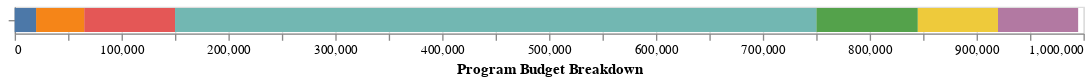

Here is the notebook cell this chart was saved with:
### Markdown cell above
Back in the day, I was the data manager for two federal grants that were implemented by a state government.  Our grant provided direct services for citizens, so a portion of the grant was earmarked for those costs.  We were required to spend a certain percentage of grant funds on direct services.  

The program I worked for required a 60/40 split when it came to direct services.  This means we had to spend at least 60% of our allotted money on paying for medical services for our participants.  The grant also required that we report very specific data elements from those services. 

For the sake of easy math, let's say the program was granted $1,000,000.

### Code cell
#hide-input
breakdown = pd.DataFrame({'Resource':['Program Administrator','Data Manager', 'Case Manager','Program Specialist','Program Coordinator', 'Administrative', 'Direct Services'],
                         'Budget': [95000, 85000, 45000,75000,75000,20000,600000,]
                         })
breakdown["Program"] = "Program"

budget = alt.Chart(breakdown).mark_bar().encode(
    x=alt.X('Budget', title='Program Budget Breakdown'),
    y=alt.Y('Program', axis=alt.Axis(labels=False, title ='')),
    color=alt.Color('Resource', legend=None),
    tooltip=['Resource', 'Budget']
).configure_view(continuousHeight=600, continuousWidth=800)

budget

### Figure 1 — Vega-Lite specification as saved in the notebook (floating-point values rounded to 4 significant figures)
{"config": {"view": {"continuousWidth": 800, "continuousHeight": 600}}, "data": {"name": "data-9639842df9b0f59516eabceac07ec489"}, "mark": "bar", "encoding": {"color": {"type": "nominal", "field": "Resource", "legend": null}, "tooltip": [{"type": "nominal", "field": "Resource"}, {"type": "quantitative", "field": "Budget"}], "x": {"type": "quantitative", "field": "Budget", "title": "Program Budget Breakdown"}, "y": {"type": "nominal", "axis": {"labels": false, "title": ""}, "field": "Program"}}, "$schema": "https://vega.github.io/schema/vega-lite/v4.8.1.json", "datasets": {"data-9639842df9b0f59516eabceac07ec489": [{"Resource": "Program Administrator", "Budget": 95000, "Program": "Program"}, {"Resource": "Data Manager", "Budget": 85000, "Program": "Program"}, {"Resource": "Case Manager", "Budget": 45000, "Program": "Program"}, {"Resource": "Program Specialist", "Budget": 75000, "Program": "Program"}, {"Resource": "Program Coordinator", "Budget": 75000, "Program": "Program"}, {"Resource": "Administrative", "Budget": 20000, "Program": "Program"}, {"Resource": "Direct Services", "Budget": 600000, "Program": "Program"}]}}
